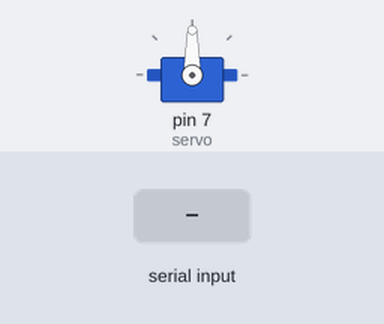
This sketch was run on a simulated Arduino Uno, built with avr-gcc and run on an emulated ATmega328P. On the bench: servo. The test bench sets the inputs (shaded band).

Above: at 1.2 s.
1.3 s: "1" received over Serial
At 1.9 s:
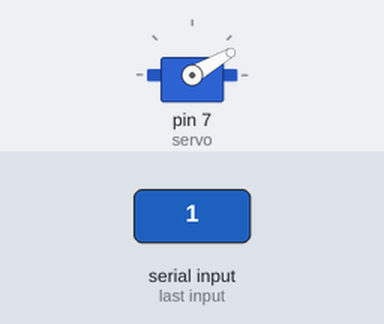
2.8 s: "0" received over Serial
At 3.1 s:
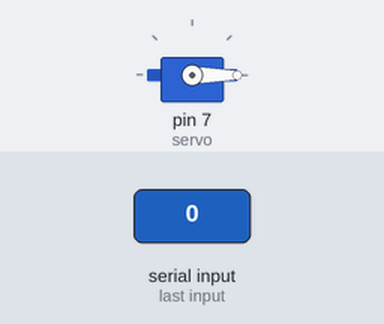
Timing chart, 0 to 5.8 s (numbered marks = the images above; inputs shaded):
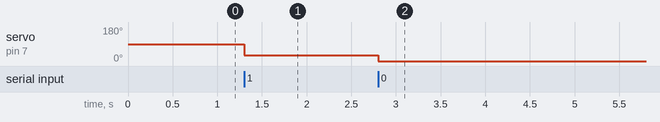

The sketch:

servo.ino
```cpp
#include<Servo.h> //Servo 라이브러리를 추가
Servo servo;      //Servo 클래스로 servo객체 생성
int value = 0;    // 각도를 조절할 변수 value

void setup() {
  servo.attach(7);     //맴버함수인 attach : 핀 설정
  Serial.begin(9600); //시리얼 모니터 사용 고고
}

void loop() {
  if(Serial.available())      //시리얼 모니터에 데이터가 입력되면
  {
    char in_data;             // 입력된 데이터를 담을 변수 in_data
    in_data = Serial.read(); //시리얼모니터로 입력된 데이터 in_data로 저장
    if(in_data == '1')        //입력된 데이터가 1이라면
    {
      value += 30;            //각도를 30도 증가시킨다.
      if(value == 180)        //각도가 180도가 되면 (150도보다 커지면)
        value = 0;            //각도를 0으로 초기화
    }
    else                      //그외의 데이터가 입력되면
      value = 0;              //각도를 0으로 초기화

    servo.write(value); //value값의 각도로 회전. ex) value가 90이라면 90도 회전
  }
}
```

Measured:
- after the input at 1.3 s, servo on pin 7 (servo): 90° → 30° at once
- after the input at 2.8 s, servo on pin 7 (servo): 30° → 0° at once
